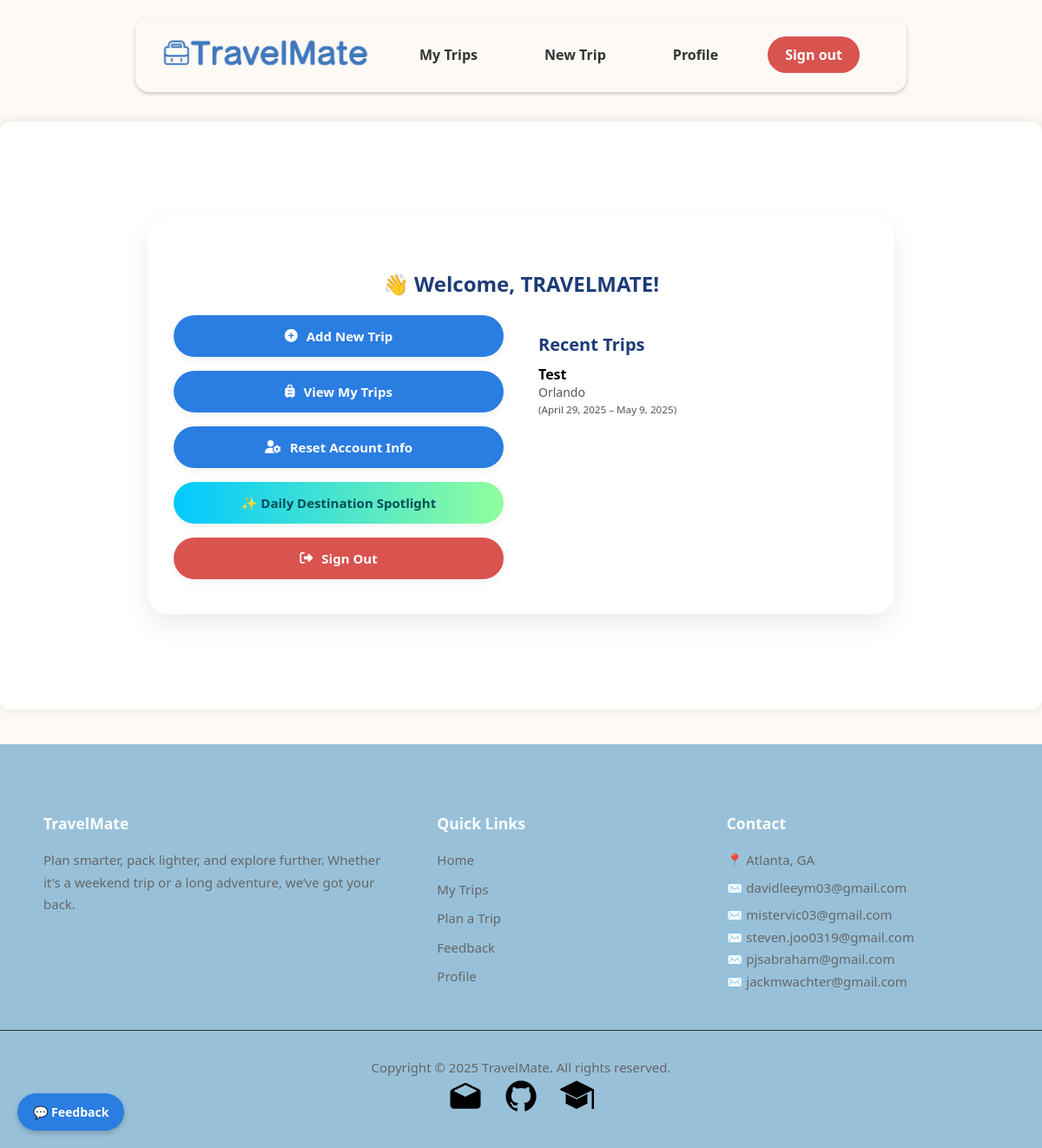
Before: /users/profile/ (signed in) with the older database file.
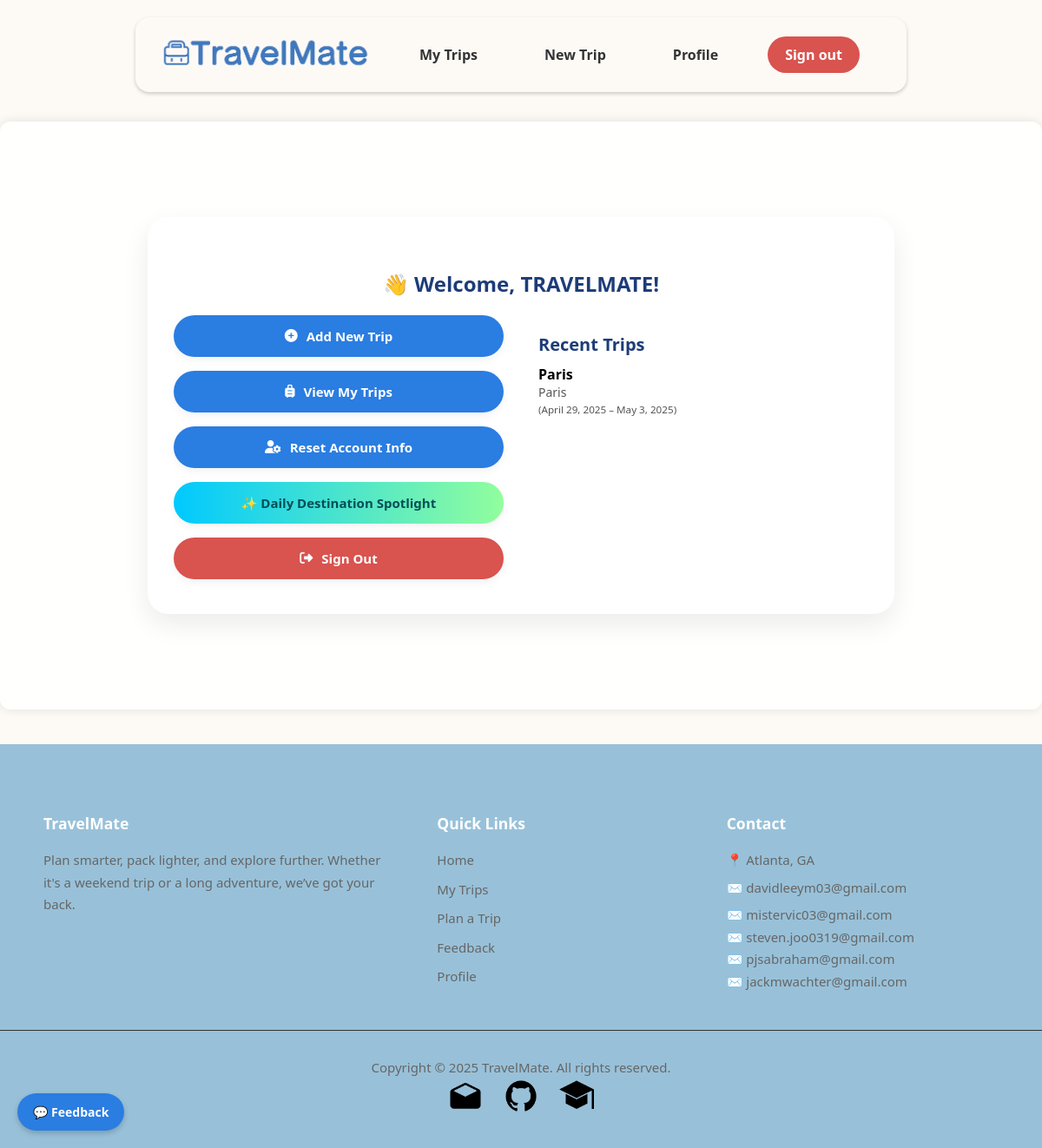
After: the same page with the newer database file.
### users/models.py (models this page shows)
class CustomUser(AbstractUser):
    bio = models.TextField(blank=True, null=True)

### trips/models.py (models this page shows, shortened)
class Trip(models.Model):
    TRIP_TYPE_CHOICES = [
        ('beach', 'Beach'),
        ('city', 'City'),
        ('hiking', 'Hiking'),
        ('business', 'Business'),
        ('snow', 'Snow / Ski'),
        ('other', 'Other'),
    ]
    user = models.ForeignKey(get_user_model(), on_delete=models.CASCADE)
    name = models.CharField(max_length=100)
    destination = models.CharField(max_length=100)
    start_date = models.DateField()
    end_date = models.DateField()
    trip_type = models.CharField(max_length=50, choices=TRIP_TYPE_CHOICES, default='other')
    manually_cleared = models.BooleanField(default=False)
    is_public = models.BooleanField(default=False)
    share_token = models.CharField(max_length=12, unique=True, blank=True, null=True)

### users/views.py (the view)
# urls.py: path('profile/', views.profile_view, name='profile'),
@login_required
def profile_view(request):
    recent_trips = (
        Trip.objects
            .filter(user=request.user)
            .order_by('-start_date')
            [:3]
    )
    context = {
        'recent_trips': recent_trips,
    }
    return render(request, 'users/profile.html', context)

### users/templates/users/profile.html (shortened to what this page needs)
{% extends 'base.html' %}
{% load static %}
{% block content %}
    <div class="profile-wrapper">
        <h2 style="color: #1d3c78;">👋 Welcome, {{ user.username }}!</h2>
        <div class="profile-content">
            <div class="profile-buttons">
                <a href="{% url 'create_trip' %}" class="profile-btn blue">
                    <i class="fas fa-plus-circle"></i> Add New Trip
                </a>
                <a href="{% url 'trip_list' %}" class="profile-btn blue">
                    <i class="fas fa-suitcase-rolling"></i> View My Trips
                </a>
                <a href="{% url 'reset_user' %}" class="profile-btn blue">
                    <i class="fas fa-user-cog"></i> Reset Account Info
                </a>
                <a href="{% url 'spotlight' %}" class="profile-btn green">
                    ✨ Daily Destination Spotlight
                </a>
                <a href="{% url 'logout' %}" class="profile-btn signout">
                    <i class="fas fa-sign-out-alt"></i> Sign Out
                </a>
            </div>
            <div class="recent-trips">
                {% if recent_trips %}
                    <h3>Recent Trips</h3>
                    <ul class="recent-list">
                        {% for trip in recent_trips %}
                            <li>
                                <span class="trip-name">{{ trip.name }}</span>
                                <span class="trip-details">
                                    {{ trip.destination }}<br>
                                    <small>({{ trip.start_date }} – {{ trip.end_date }})</small>
                                </span>
                            </li>
                        {% endfor %}
                    </ul>
                {% else %}
                    <p class="no-trips">You haven’t added any trips yet—start planning now!</p>
                {% endif %}
            </div>
        </div>
    </div>
{% endblock %}

### templates/base.html (shortened to what this page needs)
{% load static %}
<!DOCTYPE html>
<html lang="en">
<head>
</head>
<body>
<header class="header">
    <a class="logo" href="{% url 'home' %}">
        <img src="{% static 'img/logo.png' %}" alt="TravelMate" class = "logo-img"/>
        <div class="nav-links" id="navLinks">
            {% if user.is_authenticated %}
                <a class="headerButtons" href="{% url 'trip_list' %}"
                   style="margin-right: 20px; text-decoration: none; color: #333;">
                    My Trips
                </a>
                <a class="headerButtons" href="{% url 'create_trip' %}"
                   style="margin-right: 20px; text-decoration: none; color: #333;">
                    New Trip
                </a>
                <a class="headerButtons" href="{% url 'profile' %}"
                   style="margin-right: 20px; text-decoration: none; color: #333;">
                    Profile
                </a>
                <a class="signOutButton" href="{% url 'logout' %}"
                   style="margin-right: 20px; text-decoration: none; color: #fff;">
                    Sign out
                </a>
            {% else %}
                <a class="signInButtons" href="{% url 'login' %}"
                   style="margin-right: 20px; text-decoration: none; color: #fff;">
                    Sign in
                </a>
            {% endif %}
        </div>
</header>
{% block wrapper %}
<div class="container {% if request.path|slice:":13" == "/users/login" or request.path|slice:":13" == "/users/signup" %}auth-page{% endif %}">
    {% block content %}{% endblock %}
</div>
{% endblock %}
<a href="{% url 'leave_feedback' %}" id="feedback-button">💬 Feedback</a>
<footer style="background-color: #98c1d9; color: #ccc; padding: 60px 0 40px; font-size: 15px; line-height: 1.7;">
    <div style="max-width: 1100px; margin: auto; display: flex; flex-wrap: wrap; justify-content: space-between; gap: 60px; padding: 0 24px;">
        <div style="flex: 1 1 280px;">
            <h3 style="color: #fff; margin-bottom: 14px;">TravelMate</h3>
            <p style="margin: 0; color: #666;">Plan smarter, pack lighter, and explore further. Whether it's a weekend
                trip or a long
                adventure, we’ve got your back.</p>
        </div>
        <div style="flex: 1 1 160px;">
            <h3 style="color: #fff; margin-bottom: 14px;">Quick Links</h3>
            <ul style="list-style: none; padding: 0; margin: 0;">
                <li style="margin-bottom: 8px;"><a href="{% url 'home' %}" style="color: #666; text-decoration: none;">Home</a></li>
                <li style="margin-bottom: 8px;"><a href="{% url 'trip_list' %}" style="color: #666; text-decoration: none;">My Trips</a></li>
                <li style="margin-bottom: 8px;"><a href="{% url 'create_trip' %}" style="color: #666; text-decoration: none;">Plan a Trip</a></li>
                <li style="margin-bottom: 8px;"><a href="{% url 'leave_feedback' %}" style="color: #666; text-decoration: none;">Feedback</a></li>
                {% if user.is_authenticated %}
                <li style="margin-bottom: 8px;"><a href="{% url 'reset_user' %}" style="color: #666; text-decoration: none;">Profile</a></li>
                {% endif %}
            </ul>
        </div>
        <div style="flex: 1 1 200px;">
            <h3 style="color: #fff; margin-bottom: 14px;">Contact</h3>
            <p style="margin: 0; color: #666">📍 Atlanta, GA</p>
            <p style="margin: 6px 0; color: #666">✉️ davidleeym03@gmail.com</p>
            <p style="margin: 0; color: #666">✉️ mistervic03@gmail.com</p>
            <p style="margin: 0; color: #666">✉️ steven.joo0319@gmail.com</p>
            <p style="margin: 0; color: #666">✉️ pjsabraham@gmail.com</p>
            <p style="margin: 0; color: #666">✉️ jackmwachter@gmail.com</p>
        </div>
    </div>
    <div style="text-align: center; color: #666; padding-top: 30px; margin-top: 40px; border-top: 1px solid #333;">
        Copyright © 2025 TravelMate. All rights reserved.
    </div>
    <div class="footerSocialIconsWrapper">
        <div class="socialBrands">
            <a href="mailto:pjsabraham@gmail.com, steven.joo0319@gmail.com, davidleeym03@gmail.com, jackmwachter@gmail.com, mistervic03@gmail.com"
               target="_blank" rel="noopener noreferrer" aria-label="Email">
                <img src="{% static 'img/mail.png' %}" alt="mail" height="40"/>
            </a>
        </div>
        <div class="socialBrands">
            <a href="https://github.com/steve0joo/TravelMate" target="_blank" rel="noopener noreferrer"
               aria-label="GitHub">
                <img src="{% static 'img/github.png' %}" alt="github" height="40"/>
            </a>
        </div>
        <div class="socialBrands">
            <a href="https://www.cc.gatech.edu/" target="_blank" rel="noopener noreferrer"
               aria-label="Georgia Tech">
                <img src="{% static 'img/gt.png' %}" alt="Georgia Tech" height="40"/>
            </a>
        </div>
    </div>
</footer>
</body>
</html>

### templates/base.html (style rules this page uses)
.header { position: fixed; top: 20px; left: 50%; transform: translateX(-50%); width: 70%; min-width: 800px; background: #fdfaf6; padding: 12px 24px; border-radius: 16px; z-index: 1000; box-shadow: 0 2px 4px rgba(0, 0, 0, 0.2); display: flex; justify-content: space-between; align-items: center; font-family: 'Segoe UI', sans-serif; transition: all 0.3s ease; }
.logo { flex: 0 0 auto; }
.logo-img { max-width: 250px; width: 100%; height: auto; display: block; }
.nav-links { display: flex; gap: 12px; align-items: center; margin-right: 10px; flex-wrap: nowrap; white-space: nowrap; }
.headerButtons { color: white; padding: 10px 20px; border-radius: 999px; font-weight: bold; text-decoration: none; border: none; cursor: pointer; transition: background-color 0.3s ease; margin: 0 5px; }
.signOutButton { background-color: #d9534f; color: white; padding: 10px 20px; border-radius: 999px; font-weight: bold; text-decoration: none; border: none; cursor: pointer; transition: background-color 0.3s ease; margin: 0 5px; }
body { font-family: 'Segoe UI', sans-serif; background-color: #fdfaf6; background-repeat: no-repeat; background-size: 100% 100%; background-attachment: fixed; margin: 0; padding: 0; padding-top: 100px; }
.container { max-width: 1500px; margin: 40px auto; background: rgba(255, 255, 255, 0.85); backdrop-filter: blur(4px); -webkit-backdrop-filter: blur(4px); padding: 30px; border-radius: 12px; box-shadow: 0 0 12px rgba(0, 0, 0, 0.1); }
#feedback-button { position: fixed; bottom: 20px; left: 20px; background-color: #2a7de1; color: white; padding: 12px 18px; font-size: 14px; border-radius: 30px; text-decoration: none; font-weight: bold; box-shadow: 0 3px 6px rgba(0, 0, 0, 0.2); z-index: 999; transition: background-color 0.3s, transform 0.3s; }
.footerSocialIconsWrapper { display: flex; justify-content: center; align-items: center; gap: 24px; width: 100%; }
.footerSocialIconsWrapper .socialBrands { display: flex; justify-content: center; align-items: center; text-align: center; }
.footerSocialIconsWrapper a { display: flex; justify-content: center; align-items: center; text-decoration: none; }
.footerSocialIconsWrapper a img { display: block; width: auto; height: 40px; transition: transform 0.3s ease-in-out; }

### users/templates/users/profile.html (style rules this page uses)
.profile-wrapper { max-width: 800px; margin: 80px auto; padding: 40px 30px; background: #fff; border-radius: 24px; box-shadow: 0 12px 30px rgba(0, 0, 0, 0.08); text-align: center; animation: fadeIn 0.5s ease-out; }
.profile-content { display: flex; flex-direction: row; justify-content: space-between; align-items: flex-start; gap: 40px; margin-top: 20px; }
.profile-buttons, .recent-trips { flex: 1; }
.profile-buttons { display: flex; flex-direction: column; gap: 16px; }
.profile-btn { display: flex; align-items: center; justify-content: center; padding: 14px 24px; border-radius: 25px; font-size: 15px; font-weight: 600; text-decoration: none; transition: all 0.3s ease; box-shadow: 0 4px 10px rgba(0, 0, 0, 0.05); animation: float 4s ease-in-out infinite; }
.profile-btn i { margin-right: 10px; }
.profile-btn.blue { background: #2a7de1; color: #fff; }
.profile-btn.green { background: linear-gradient(to right, #00c9ff, #92fe9d); color: #004f56; font-weight: 700; position: relative; overflow: hidden; }
.profile-btn.green::after { content: ""; position: absolute; top: 0; left: -75%; width: 50%; height: 100%; background: rgba(255, 255, 255, 0.4); transform: skewX(-20deg); animation: shine 2.5s ease-in-out infinite; }
.profile-btn.signout { background-color: #d9534f; color: white; font-weight: 600; }
.recent-trips { text-align: left; }
.recent-trips h3 { font-size: 20px; font-weight: 700; color: #1d3c78; margin-bottom: 10px; }
.recent-list { list-style: none; padding: 0; margin: 0; }
.recent-list li { margin-bottom: 12px; }
.trip-name { font-weight: 600; display: block; }
.trip-details { font-size: 14px; color: #555; display: block; }

Changed rows visible on the page:
removed Trip: name "Test", destination "Orlando", start_date "April 29, 2025", end_date "May 9, 2025"
added Trip: name "Paris", destination "Paris", start_date "April 29, 2025", end_date "May 3, 2025"
